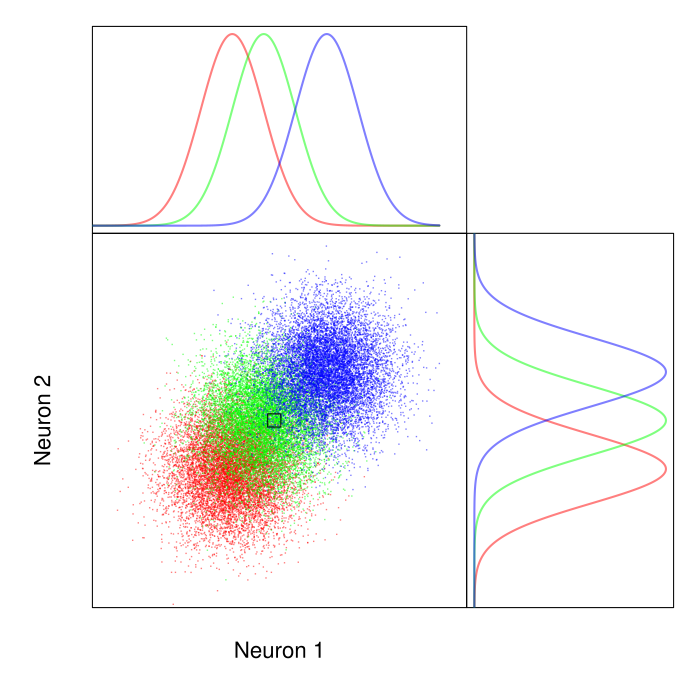

This figure's R source:
library(plotrix)
library(mvtnorm)

nballs=3;
npoints=10000;
colpal=rainbow(nballs,alpha=0.5);
S<-vector("list",length=nballs);
XLIM=c(-3,8);
YLIM=c(-3,7);

for(i in 1:nballs){
	cor=0.*runif(n=1,min=-1,max=1);
	S1=1.+0*rnorm(1,mean=.6,sd=.1)^2;
	S2=1.+0*rnorm(1,mean=.6,sd=.1)^2;
	S[[i]]=matrix(c(S1^2,cor*S1*S2,cor*S1*S2,S2^2),ncol=2,nrow=2);
}

xcenters<-seq(3,nballs-2,length=nballs)+runif(n=nballs,min=-2,max=2);
xcenters<-c(1,2,4);
ycenters<-seq(3,nballs-2,length=nballs)+runif(n=nballs,min=-2,max=2);
ycenters<-c(.6,2,3.4);
pts = vector("list",length=nballs);
for(i in 1:nballs) pts[[i]]=rmvnorm(n=npoints,mean=c(xcenters[i],ycenters[i]),sigma=S[[i]]);

xrange<-seq(from=range(pts)[1],to=range(pts)[2],length.out=npoints);
yrange<-xrange;

layout( matrix( c(1,3,3,1,3,3,0,2,2),ncol=3) )

par(mar=c(0,7,2,0));
plot(xrange,dnorm(xrange,xcenters[1],S[[1]][1,1]),xlim=XLIM, type='l',lwd=2,xaxt="n",yaxt="n",
	xlab="",ylab="",col=colpal[1])
lines(xrange,dnorm(xrange,xcenters[2],S[[2]][1,1]), type='l',lwd=2,xaxt="n",yaxt="n",
	xlab="",ylab="",col=colpal[2])
lines(xrange,dnorm(xrange,xcenters[3],S[[3]][1,1]), type='l',lwd=2,xaxt="n",yaxt="n",
	xlab="",ylab="",col=colpal[3])
par(mar=c(7,0,0,2));


plot(dnorm(yrange,ycenters[1],S[[1]][2,2]),yrange, ylim=YLIM, type='l',lwd=2,xaxt="n",yaxt="n",
	xlab="",ylab="",col=colpal[1])
lines(dnorm(yrange,ycenters[2],S[[2]][2,2]),yrange,type='l',lwd=2,xaxt="n",yaxt="n",
	xlab="",ylab="",col=colpal[2])
lines(dnorm(yrange,ycenters[3],S[[3]][2,2]),yrange,type='l',lwd=2,xaxt="n",yaxt="n",
	xlab="",ylab="",col=colpal[3])
par(mar=c(7,7,0,0));
plot(1:3,1:3,type="n",xaxt="n",yaxt="n",xlim=XLIM,ylim=YLIM,xlab="Neuron 1",ylab="Neuron 2",cex.lab=2);
for(i in 1:nballs) points(pts[[i]],col=colpal[i],pch=".")
points(x=mean(xcenters),y=mean(ycenters),pch=22,cex=3);
